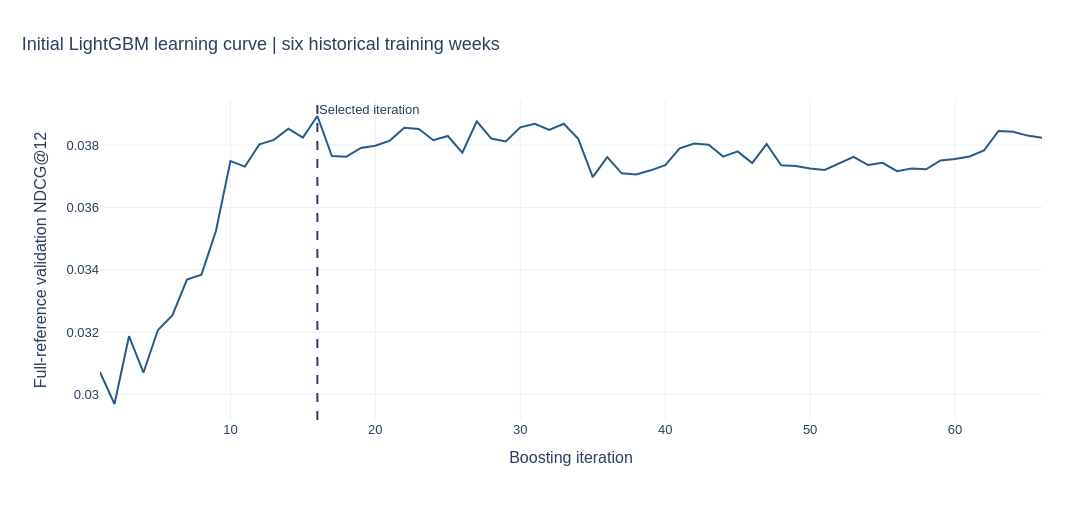

The cell this chart's notebook holds for it:
### Markdown cell above
## 2. Learning curve and selected iteration

Early stopping chooses a boosting iteration using validation only. It does not select a final production system, establish a benefit over baselines, or substitute for the planned hyperparameter search.

### Code cell
output=PROJECT_ROOT/'data/processed/weekly_v1/first_ranker'
learning=json.loads((output/'learning_curve.json').read_text())
values=learning['valid_0']['ndcg_full_reference_at_12']
curve=pd.DataFrame({'iteration':np.arange(1,len(values)+1),'ndcg_at_12':values})
fig=px.line(curve,x='iteration',y='ndcg_at_12',labels={'iteration':'Boosting iteration','ndcg_at_12':'Full-reference validation NDCG@12'},title='Initial LightGBM learning curve | six historical training weeks')
fig.add_vline(x=experiment['best_iteration'],line_dash='dash',annotation_text='Selected iteration')
show_figure(fig,PROJECT_ROOT,'ranker_learning_curve')

### Figure 1 — Plotly figure (JSON) as saved in the notebook; plotly's stock layout.template omitted (floating-point values rounded to 4 significant figures)
{"data": [{"hovertemplate": "Boosting iteration=%{x}<br>Full-reference validation NDCG@12=%{y}<extra></extra>", "legendgroup": "", "line": {"color": "#285A89", "dash": "solid"}, "marker": {"symbol": "circle"}, "mode": "lines", "name": "", "orientation": "v", "showlegend": false, "type": "scatter", "x": [1, 2, 3, 4, 5, 6, 7, 8, 9, 10, 11, 12, 13, 14, 15, 16, 17, 18, 19, 20, 21, 22, 23, 24, 25, 26, 27, 28, 29, 30, 31, 32, 33, 34, 35, 36, 37, 38, 39, 40, 41, 42, 43, 44, 45, 46, 47, 48, 49, 50, 51, 52, 53, 54, 55, 56, 57, 58, 59, 60, 61, 62, 63, 64, 65, 66], "xaxis": "x", "y": [0.03072, 0.02969, 0.03187, 0.0307, 0.03207, 0.03254, 0.03369, 0.03384, 0.03524, 0.03748, 0.03731, 0.03803, 0.03817, 0.03853, 0.03824, 0.03893, 0.03765, 0.03763, 0.03791, 0.03798, 0.03814, 0.03855, 0.03852, 0.03815, 0.03829, 0.03776, 0.03876, 0.03821, 0.03812, 0.03857, 0.03869, 0.03848, 0.03869, 0.0382, 0.03697, 0.03761, 0.03709, 0.03705, 0.03719, 0.03736, 0.0379, 0.03805, 0.03801, 0.03763, 0.0378, 0.03742, 0.03803, 0.03735, 0.03733, 0.03725, 0.0372, 0.03741, 0.03762, 0.03736, 0.03743, 0.03717, 0.03725, 0.03722, 0.03751, 0.03755, 0.03763, 0.03783, 0.03846, 0.03843, 0.0383, 0.03824], "yaxis": "y"}], "layout": {"annotations": [{"showarrow": false, "text": "Selected iteration", "x": 16, "xanchor": "left", "xref": "x", "y": 1, "yanchor": "top", "yref": "y domain"}], "colorway": ["#285A89", "#B67824", "#687B38", "#9B596D", "#78629A"], "font": {"family": "Arial", "size": 13}, "height": 520, "legend": {"orientation": "h", "tracegroupgap": 0, "x": 0, "y": 1.02, "yanchor": "bottom"}, "margin": {"b": 100, "l": 100, "r": 50, "t": 100}, "shapes": [{"line": {"dash": "dash"}, "type": "line", "x0": 16, "x1": 16, "xref": "x", "y0": 0, "y1": 1, "yref": "y domain"}], "title": {"font": {"size": 18}, "text": "Initial LightGBM learning curve | six historical training weeks", "x": 0.02, "xanchor": "left"}, "width": 1100, "xaxis": {"anchor": "y", "domain": [0.0, 1.0], "title": {"text": "Boosting iteration"}}, "yaxis": {"anchor": "x", "domain": [0.0, 1.0], "title": {"text": "Full-reference validation NDCG@12"}}}}
